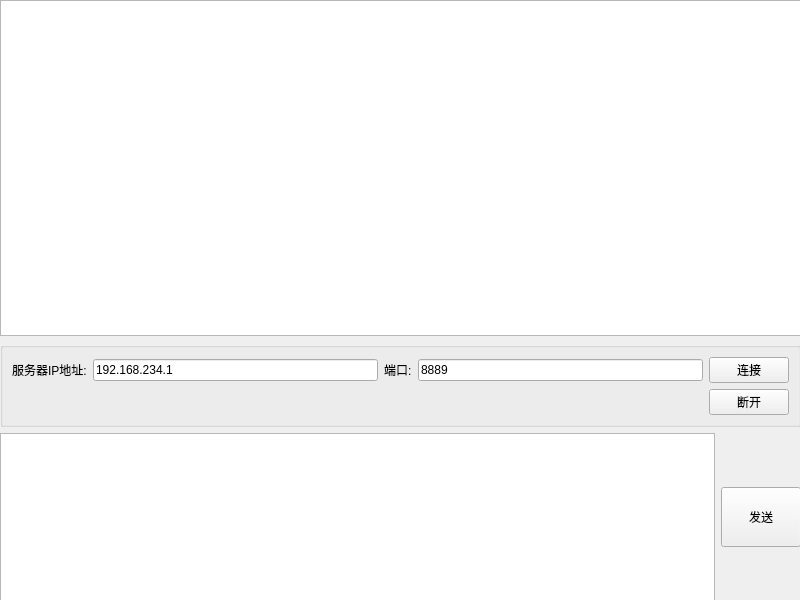
<?xml version="1.0" encoding="UTF-8"?>
<ui version="4.0">
 <class>Widget</class>
 <widget class="QWidget" name="Widget">
  <property name="geometry">
   <rect>
    <x>0</x>
    <y>0</y>
    <width>800</width>
    <height>600</height>
   </rect>
  </property>
  <property name="windowTitle">
   <string>内网通讯客户端</string>
  </property>
  <property name="windowIcon">
   <iconset theme="QIcon::ThemeIcon::AddressBookNew"/>
  </property>
  <widget class="QWidget" name="layoutWidget">
   <property name="geometry">
    <rect>
     <x>0</x>
     <y>0</y>
     <width>801</width>
     <height>601</height>
    </rect>
   </property>
   <layout class="QVBoxLayout" name="verticalLayout" stretch="6,1,3">
    <item>
     <widget class="QTextEdit" name="textEditRev"/>
    </item>
    <item>
     <widget class="QGroupBox" name="groupBox">
      <property name="title">
       <string/>
      </property>
      <layout class="QGridLayout" name="gridLayout">
       <item row="0" column="0">
        <widget class="QLabel" name="label">
         <property name="text">
          <string>服务器IP地址:</string>
         </property>
        </widget>
       </item>
       <item row="0" column="1">
        <widget class="QLineEdit" name="lineEditAddress">
         <property name="text">
          <string>192.168.234.1</string>
         </property>
        </widget>
       </item>
       <item row="0" column="2">
        <widget class="QLabel" name="label_2">
         <property name="text">
          <string>端口:</string>
         </property>
        </widget>
       </item>
       <item row="0" column="3">
        <widget class="QLineEdit" name="lineEditPort">
         <property name="text">
          <string>8889</string>
         </property>
        </widget>
       </item>
       <item row="0" column="4">
        <widget class="QPushButton" name="btnConnect">
         <property name="text">
          <string>连接</string>
         </property>
        </widget>
       </item>
       <item row="1" column="4">
        <widget class="QPushButton" name="btnStop">
         <property name="text">
          <string>断开</string>
         </property>
        </widget>
       </item>
      </layout>
     </widget>
    </item>
    <item>
     <layout class="QHBoxLayout" name="horizontalLayout">
      <item>
       <widget class="QTextEdit" name="textEditSend"/>
      </item>
      <item>
       <widget class="QPushButton" name="btnSend">
        <property name="minimumSize">
         <size>
          <width>0</width>
          <height>60</height>
         </size>
        </property>
        <property name="text">
         <string>发送</string>
        </property>
       </widget>
      </item>
     </layout>
    </item>
   </layout>
  </widget>
 </widget>
 <resources/>
 <connections/>
</ui>
